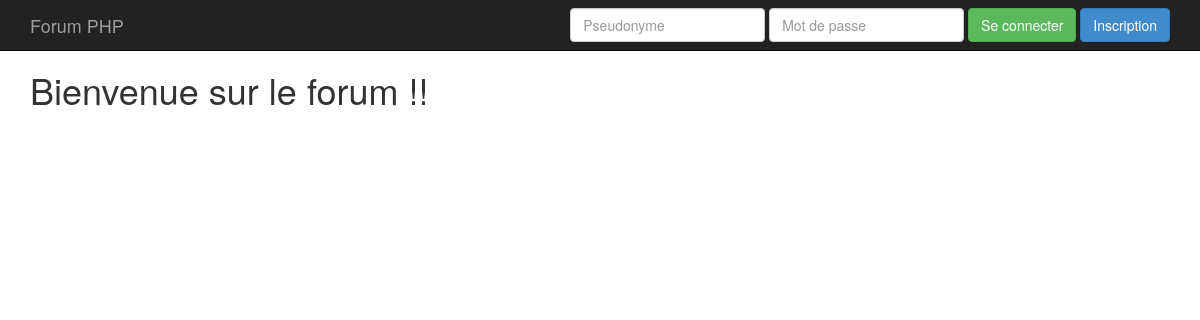
Before: / with the older database file.
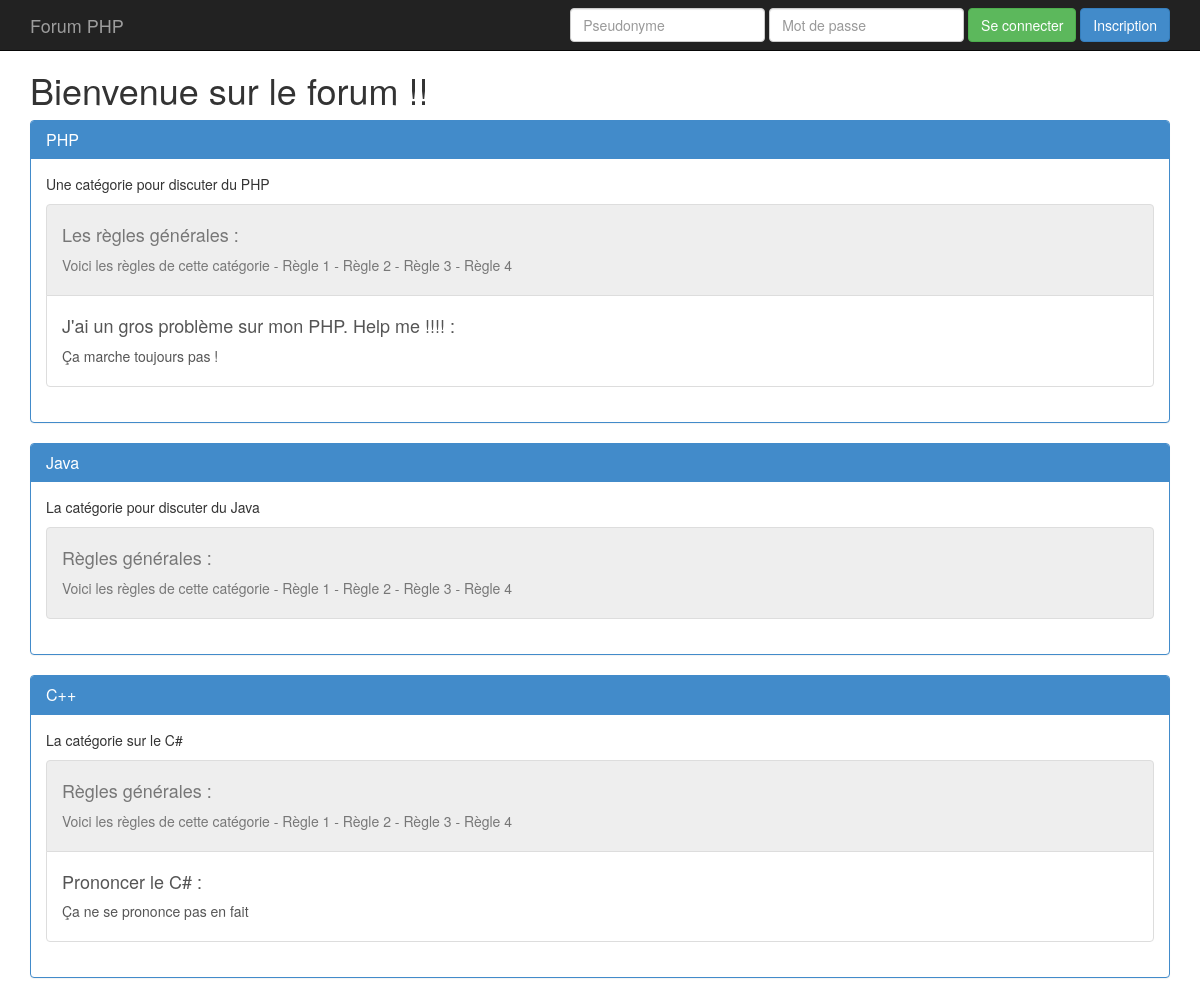
After: the same page with the newer database file.
### tables this page shows
CREATE TABLE IF NOT EXISTS `categorie` (
  `categorie_id` int(11) NOT NULL AUTO_INCREMENT,
  `utilisateur_id` int(11) NOT NULL,
  `titre` varchar(50) NOT NULL,
  `description` text NOT NULL,
  `date_creation` datetime NOT NULL,
  PRIMARY KEY (`categorie_id`)
);

CREATE TABLE IF NOT EXISTS `sujet` (
  `sujet_id` int(11) NOT NULL AUTO_INCREMENT,
  `categorie_id` int(11) NOT NULL,
  `utilisateur_id` int(11) NOT NULL,
  `titre` varchar(50) NOT NULL,
  `ouvert` tinyint(1) NOT NULL,
  `date_creation` datetime NOT NULL DEFAULT CURRENT_TIMESTAMP,
  `date_fermeture` datetime DEFAULT NULL,
  `premier_post` int(11) DEFAULT NULL,
  `dernier_post` int(11) DEFAULT NULL,
  PRIMARY KEY (`sujet_id`)
);

CREATE TABLE IF NOT EXISTS `post` (
  `post_id` int(11) NOT NULL AUTO_INCREMENT,
  `sujet_id` int(11) NOT NULL,
  `utilisateur_id` int(11) NOT NULL,
  `texte` text NOT NULL,
  `date_creation` datetime NOT NULL DEFAULT CURRENT_TIMESTAMP,
  PRIMARY KEY (`post_id`)
);

### index.php (called while the page is built, shortened)
<?php
require('init-page.php');
$forum = $Requests->getCategoriesAndSujets();
include 'views/template/header.php';
include 'views/index.php';
include 'views/template/footer.php';

### connexion.php (called while the page is built, shortened)
<?php
function connect_bd()
{
	$dsn="mysql:dbname=".BASE.";host=".SERVER;
    try{
      $connexion = new PDO($dsn,USER,PASSWD);
      $connexion->exec("SET CHARACTER SET utf8");
    }
    catch(PDOException $e){
      printf("Échec de la connexion : %s\n", $e->getMessage());
      exit();
    }
    return $connexion;
}
?>

### requests.php (called while the page is built, shortened)
<?php
require("connexion.php");
class Requests {
	protected $pdo;
	public function Requests($pdo) {
		$this->pdo = $pdo;
	}
	public function getAllCategories() {
		$stmt = $this->pdo->prepare('SELECT * FROM categorie');
		$stmt->execute();
		return $stmt->fetchAll(PDO::FETCH_ASSOC);
	}
	public function getCategoriesAndSujets() {
		$categories = $this->getAllCategories();
		foreach ($categories as $categorieKey => $categorie) {
			$categories[$categorieKey]['sujets'] = $this->getSujetsByCategorie($categorie['categorie_id']);
			foreach ($categories[$categorieKey]['sujets'] as $sujetKey => $sujet) {
				$categories[$categorieKey]['sujets'][$sujetKey]['dernier_post'] = $this->getPost($sujet['dernier_post']);
			}
		}
		return $categories;
	}
	public function getSujetsByCategorie($categorie_id) {
		$stmt = $this->pdo->prepare('SELECT * FROM sujet WHERE categorie_id=:categorie_id ORDER BY date_creation');
		$stmt->bindParam(':categorie_id', $categorie_id);
		$stmt->execute();
		return $stmt->fetchAll(PDO::FETCH_ASSOC);
	}
	public function getPost($post_id) {
		$stmt = $this->pdo->prepare('
			SELECT post_id, utilisateur_id, sujet_id, date_creation, texte, pseudo FROM post
			NATURAL JOIN utilisateur
			WHERE post_id=:post_id
		');
		$stmt->bindParam(':post_id', $post_id);
		$stmt->execute();
		$res = $stmt->fetchAll(PDO::FETCH_ASSOC);
		if (empty($res))
			return false;
		else
			return $res[0];
	}
}
$Requests = new Requests(connect_bd());

### views/index.php (the view, shortened to what this page needs)
<header>
	<h1> Bienvenue sur le forum !! </h1>
</header>
<?php foreach ($forum as $categorieKey => $categorie): ?>
	<section  class="panel panel-primary">
		<div class="panel-heading">
			<h1 class="panel-title" ><?= $categorie['titre']?></h1>
		</div>
		<div class="panel-body">
			<p ><?= $categorie['description']?></p>
			<ul class="list-group">
				<?php foreach ($categorie['sujets'] as $sujetKey => $sujet): ?>
						<?php if ($sujet['ouvert'] == '1' ):?>
							<a href="sujet.php?sid=<?= $sujet['sujet_id'] ?>" class="list-group-item">
								<h4><?= $sujet['titre']?> : </h4>
								<p><?= $sujet['dernier_post']['texte']?></p>
							</a>
						<?php elseif ($sujet['ouvert'] == '0'):?>
							<li class="list-group-item  disabled">
								<h4><?= $sujet['titre']?> :</h4>
								<p> <?= $sujet['dernier_post']['texte']?></p>
							</li>
						<?php endif;?>
				<?php endforeach ?>
			</ul>
		</div>
	 </section>
<?php endforeach ?>

### views/template/header.php (shortened to what this page needs)
<!DOCTYPE html>
<html>
	<head>
		<link href="bootstrap/css/bootstrap.css" rel="stylesheet">
		<link href="bootstrap/css/VerificationFormulaire.css" rel="stylesheet">
	</head>
	<body >
		<?php include 'nav.php'; ?>
		<section class="container">

### views/template/nav.php (shortened to what this page needs)
<nav class="navbar navbar-inverse navbar-fixed-top">
	<div class="container">
		<div class="navbar-header">
			<a class="navbar-brand" href="./">Forum PHP</a>
		</div>
		<div id="navbar" class="navbar-collapse collapse">
			<?php if (!isset($_SESSION['utilisateur_id'])): ?>
				<form name="formConnexion" action="" method="POST" class="navbar-form navbar-right">
					<div class="form-group">
						<input type="text" name="pseudo" size="20" maxlength="20"  placeholder="Pseudonyme" class="form-control" required>
					</div>
					<div class="form-group">
						<input type="password" placeholder="Mot de passe" class="form-control" name="mdp" required>
					</div>
					<button type="submit" class="btn btn-success">Se connecter</button>
					<a class="btn btn-primary" href="inscription.php">Inscription</a>
				</form>
			<?php endif; ?>
		</div>
	</div>
</nav>

### views/template/footer.php (shortened to what this page needs)
		</section>
	</body>
</html>

Changed rows visible on the page:
added categorie: titre "PHP", description "Une catégorie pour discuter du PHP"
added sujet: titre "Les règles générales", shown under "PHP"
added post: texte "Voici les règles de cette catégorie - Règle 1 - Règle 2 - Règle 3 - Règle 4"
added sujet: titre "J'ai un gros problème sur mon PHP. Help me !!!!", shown under "PHP"
added post: texte "Ça marche toujours pas !"
added categorie: titre "Java", description "La catégorie pour discuter du Java"
added sujet: titre "Règles générales", shown under "Java"
added post: texte "Voici les règles de cette catégorie - Règle 1 - Règle 2 - Règle 3 - Règle 4"
added categorie: titre "C++", description "La catégorie sur le C#"
added sujet: titre "Règles générales", shown under "C++"
added post: texte "Voici les règles de cette catégorie - Règle 1 - Règle 2 - Règle 3 - Règle 4"
added sujet: titre "Prononcer le C#", shown under "C++"
added post: texte "Ça ne se prononce pas en fait"
